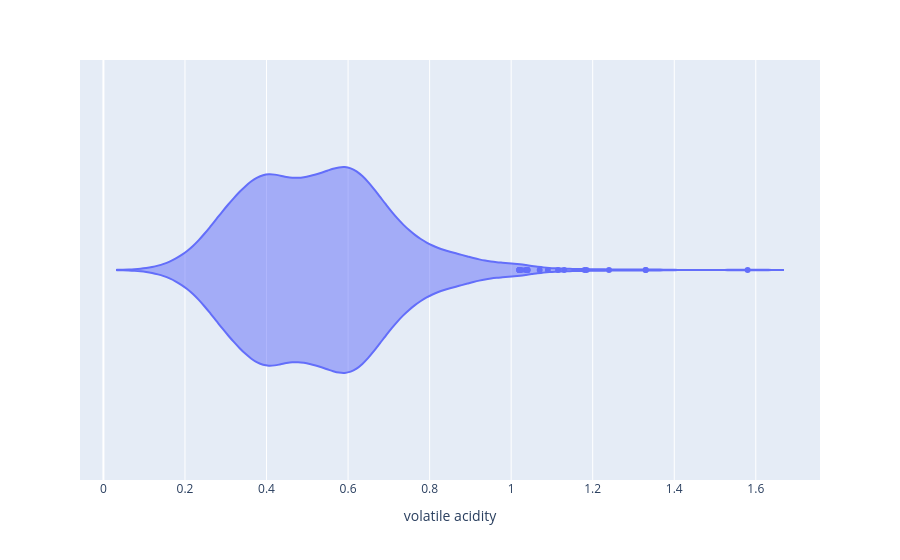

Source (notebook cell):
### Code cell
px.violin(df,x='volatile acidity')

### Figure 1 — Plotly figure (JSON) as saved in the notebook; plotly's stock layout.template omitted (floating-point values rounded to 4 significant figures; data arrays with more than 128 entries replaced by an {"elided": "..."} marker saying what was removed)
{"data": [{"alignmentgroup": "True", "box": {"visible": false}, "hovertemplate": "volatile acidity=%{x}<extra></extra>", "legendgroup": "", "marker": {"color": "#636efa"}, "name": "", "offsetgroup": "", "orientation": "h", "scalegroup": "True", "showlegend": false, "type": "violin", "x": {"elided": "1599 float values"}, "x0": " ", "xaxis": "x", "y0": " ", "yaxis": "y"}], "layout": {"legend": {"tracegroupgap": 0}, "margin": {"t": 60}, "violinmode": "group", "xaxis": {"anchor": "y", "domain": [0, 1], "title": {"text": "volatile acidity"}}, "yaxis": {"anchor": "x", "domain": [0, 1]}}}
